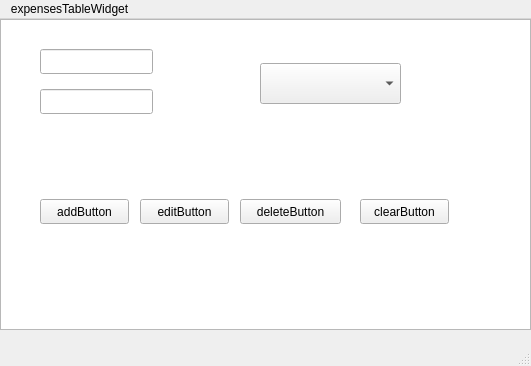
<?xml version="1.0" encoding="UTF-8"?>
<ui version="4.0">
 <class>MainWindow</class>
 <widget class="QMainWindow" name="MainWindow">
  <property name="geometry">
   <rect>
    <x>0</x>
    <y>0</y>
    <width>531</width>
    <height>366</height>
   </rect>
  </property>
  <property name="windowTitle">
   <string>MainWindow</string>
  </property>
  <widget class="QWidget" name="centralwidget">
   <widget class="QTableWidget" name="expensesTableWidget">
    <property name="geometry">
     <rect>
      <x>0</x>
      <y>0</y>
      <width>531</width>
      <height>311</height>
     </rect>
    </property>
    <property name="selectionMode">
     <enum>QAbstractItemView::SelectionMode::SingleSelection</enum>
    </property>
    <property name="selectionBehavior">
     <enum>QAbstractItemView::SelectionBehavior::SelectRows</enum>
    </property>
   </widget>
   <widget class="QLineEdit" name="descriptionLineEdit">
    <property name="geometry">
     <rect>
      <x>40</x>
      <y>30</y>
      <width>113</width>
      <height>25</height>
     </rect>
    </property>
   </widget>
   <widget class="QLineEdit" name="amountLineEdit">
    <property name="geometry">
     <rect>
      <x>40</x>
      <y>70</y>
      <width>113</width>
      <height>25</height>
     </rect>
    </property>
   </widget>
   <widget class="QComboBox" name="categoryComboBox">
    <property name="geometry">
     <rect>
      <x>260</x>
      <y>44</y>
      <width>141</width>
      <height>41</height>
     </rect>
    </property>
   </widget>
   <widget class="QPushButton" name="addButton">
    <property name="geometry">
     <rect>
      <x>40</x>
      <y>180</y>
      <width>89</width>
      <height>25</height>
     </rect>
    </property>
    <property name="text">
     <string>addButton</string>
    </property>
   </widget>
   <widget class="QPushButton" name="editButton">
    <property name="geometry">
     <rect>
      <x>140</x>
      <y>180</y>
      <width>89</width>
      <height>25</height>
     </rect>
    </property>
    <property name="text">
     <string>editButton</string>
    </property>
   </widget>
   <widget class="QPushButton" name="deleteButton">
    <property name="geometry">
     <rect>
      <x>240</x>
      <y>180</y>
      <width>101</width>
      <height>25</height>
     </rect>
    </property>
    <property name="text">
     <string>deleteButton</string>
    </property>
   </widget>
   <widget class="QPushButton" name="clearButton">
    <property name="geometry">
     <rect>
      <x>360</x>
      <y>180</y>
      <width>89</width>
      <height>25</height>
     </rect>
    </property>
    <property name="text">
     <string>clearButton</string>
    </property>
   </widget>
  </widget>
  <widget class="QStatusBar" name="statusbar"/>
  <widget class="QMenuBar" name="menubar">
   <property name="geometry">
    <rect>
     <x>0</x>
     <y>0</y>
     <width>531</width>
     <height>22</height>
    </rect>
   </property>
   <widget class="QMenu" name="menuexpensesTableWidget">
    <property name="title">
     <string>expensesTableWidget</string>
    </property>
   </widget>
   <addaction name="menuexpensesTableWidget"/>
  </widget>
 </widget>
 <resources/>
 <connections/>
</ui>
